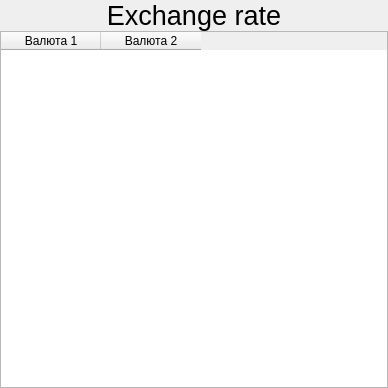
<?xml version="1.0" encoding="UTF-8"?>
<ui version="4.0">
 <class>CurrentExchangeRateWidget</class>
 <widget class="QWidget" name="CurrentExchangeRateWidget">
  <property name="geometry">
   <rect>
    <x>0</x>
    <y>0</y>
    <width>388</width>
    <height>388</height>
   </rect>
  </property>
  <property name="minimumSize">
   <size>
    <width>388</width>
    <height>388</height>
   </size>
  </property>
  <property name="maximumSize">
   <size>
    <width>388</width>
    <height>388</height>
   </size>
  </property>
  <property name="windowTitle">
   <string>Form</string>
  </property>
  <layout class="QVBoxLayout" name="verticalLayout">
   <property name="spacing">
    <number>0</number>
   </property>
   <property name="leftMargin">
    <number>0</number>
   </property>
   <property name="topMargin">
    <number>0</number>
   </property>
   <property name="rightMargin">
    <number>0</number>
   </property>
   <property name="bottomMargin">
    <number>0</number>
   </property>
   <item>
    <widget class="QLabel" name="label">
     <property name="font">
      <font>
       <pointsize>20</pointsize>
      </font>
     </property>
     <property name="text">
      <string>&lt;html&gt;&lt;head/&gt;&lt;body&gt;&lt;p align=&quot;center&quot;&gt;Exchange rate&lt;/p&gt;&lt;/body&gt;&lt;/html&gt;</string>
     </property>
    </widget>
   </item>
   <item>
    <widget class="QTableWidget" name="tabel">
     <column>
      <property name="text">
       <string>Валюта 1</string>
      </property>
     </column>
     <column>
      <property name="text">
       <string>Валюта 2</string>
      </property>
     </column>
    </widget>
   </item>
  </layout>
 </widget>
 <resources/>
 <connections/>
</ui>
